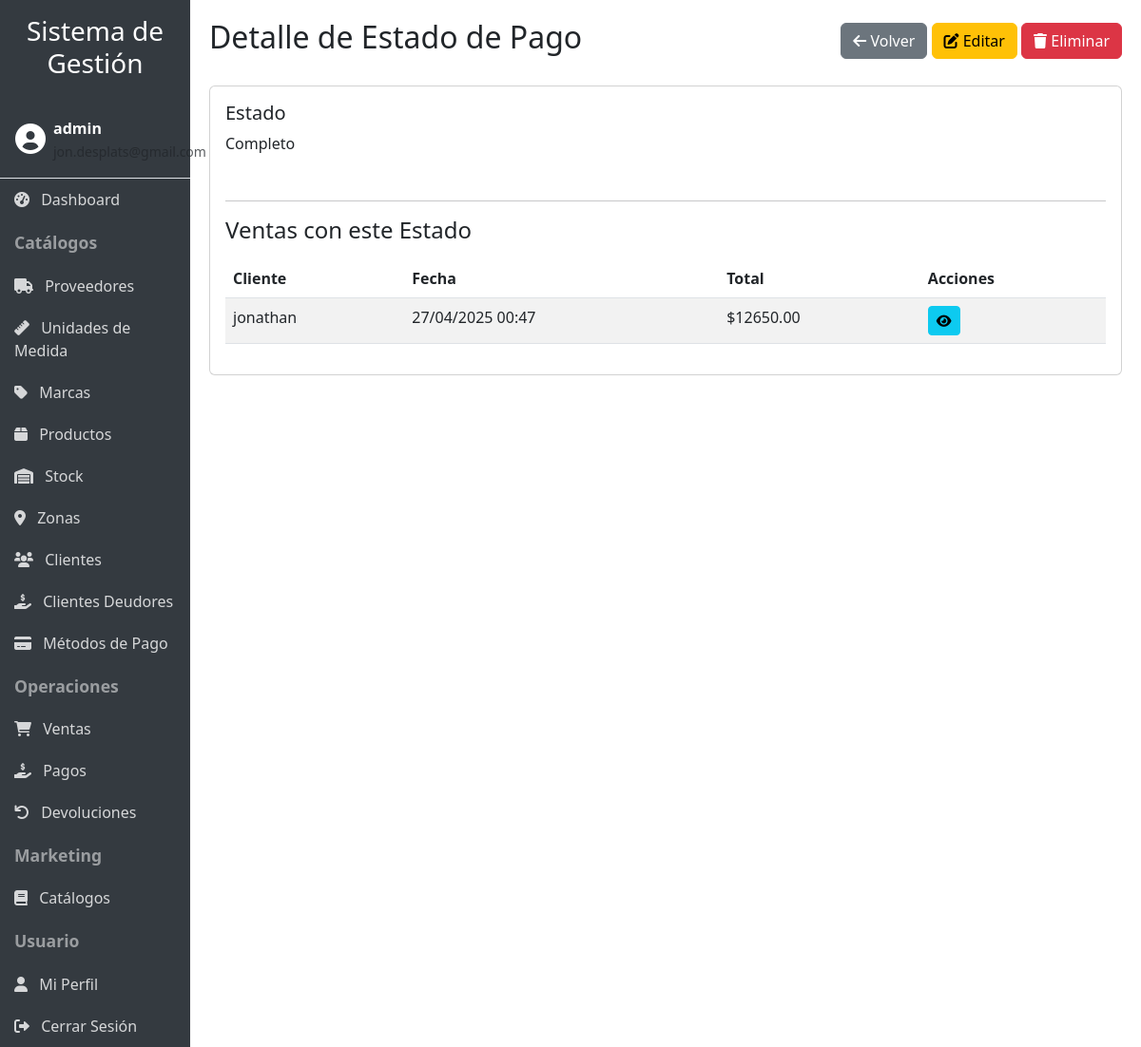
Page /estados-pago/4/ (signed in) on the committed database.
### productos/models.py (models this page shows, shortened)
class EstadoPago(models.Model):
    estado = models.CharField(max_length=20)
    usuario = models.ForeignKey(User, on_delete=models.CASCADE, null=True, blank=True)
    class Meta:
        unique_together = ('estado', 'usuario')

class Venta(models.Model):
    cliente = models.ForeignKey(Cliente, on_delete=models.CASCADE)
    fecha = models.DateTimeField(auto_now_add=True)
    total = models.DecimalField(max_digits=10, decimal_places=2)
    estado_pago = models.ForeignKey(EstadoPago, on_delete=models.CASCADE)
    usuario = models.ForeignKey(User, on_delete=models.CASCADE, null=True, blank=True)
    monto_pagado = models.DecimalField(max_digits=10, decimal_places=2, default=0)
    saldo_pendiente = models.DecimalField(max_digits=10, decimal_places=2, default=0)
    def get_absolute_url(self):
        return reverse('productos:venta_detail', args=[str(self.id)])

class Cliente(models.Model):
    nombre = models.CharField(max_length=100)
    direccion = models.CharField(max_length=100)
    telefono = models.CharField(max_length=20, blank=True, null=True)
    email = models.EmailField(max_length=100, blank=True, null=True)
    zona = models.ForeignKey(Zona, on_delete=models.SET_NULL, null=True, blank=True)
    usuario = models.ForeignKey(User, on_delete=models.CASCADE, null=True, blank=True)
    def __str__(self) -> str:
        return self.nombre

### productos/user_views.py (the view)
# urls.py: path('estados-pago/<int:pk>/', user_views.UserEstadoPagoDetailView.as_view(), name='estadopago_detail'),
class UserEstadoPagoDetailView(UserDataMixin, EstadoPagoDetailView):
    pass

### productos/mixins.py (called while the page is built)
    def get_queryset(self):
        queryset = super().get_queryset()
        user = self.request.user
        if user.is_staff or user.is_superuser:
            return queryset
        if hasattr(queryset.model, 'usuario'):
            return queryset.filter(usuario=user)
        return queryset

### productos/templates/productos/estadopago_detail.html (shortened to what this page needs)
{% extends 'productos/base.html' %}
{% load productos_filters %}
{% block header %}Detalle de Estado de Pago{% endblock %}
{% block header_buttons %}
<a href="{% url 'productos:estadopago_list' %}" class="btn btn-secondary">
    <i class="fas fa-arrow-left"></i> Volver
</a>
<a href="{% url 'productos:estadopago_update' estadopago.pk %}" class="btn btn-warning">
    <i class="fas fa-edit"></i> Editar
</a>
<a href="{% url 'productos:estadopago_delete' estadopago.pk %}" class="btn btn-danger">
    <i class="fas fa-trash"></i> Eliminar
</a>
{% endblock %}
{% block content %}
<div class="card">
    <div class="card-body">
        <div class="row">
            <div class="col-md-6 mb-3">
                <h5>Estado</h5>
                <p>{{ estadopago.estado }}</p>
            </div>
        </div>
        <hr>
        <h4>Ventas con este Estado</h4>
        <div class="table-responsive mt-3">
            <table class="table table-striped">
                <thead>
                    <tr>
                        <th>Cliente</th>
                        <th>Fecha</th>
                        <th>Total</th>
                        <th>Acciones</th>
                    </tr>
                </thead>
                <tbody>
                    {% for venta in estadopago.venta_set.all %}
                    <tr>
                        <td>{{ venta.cliente }}</td>
                        <td>{{ venta.fecha|date:"d/m/Y H:i" }}</td>
                        <td>${{ venta.total }}</td>
                        <td>
                            <a href="{{ venta.get_absolute_url }}" class="btn btn-sm btn-info">
                                <i class="fas fa-eye"></i>
                            </a>
                        </td>
                    </tr>
                    {% empty %}
                    <tr>
                        <td colspan="4" class="text-center">No hay ventas con este estado de pago.</td>
                    </tr>
                    {% endfor %}
                </tbody>
            </table>
        </div>
    </div>
</div>
{% endblock %}

### productos/templates/productos/base.html (shortened to what this page needs)
<!DOCTYPE html>
<html lang="es">
<head>
    <link href="https://cdn.jsdelivr.net/npm/bootstrap@5.3.0/dist/css/bootstrap.min.css" rel="stylesheet">
    <link rel="stylesheet" href="https://cdnjs.cloudflare.com/ajax/libs/font-awesome/6.0.0/css/all.min.css">
    {% load static %}
    <link rel="stylesheet" href="{% static 'productos/css/responsive.css' %}">
</head>
<body>
    <div class="container-fluid">
        <div class="row">
            <div class="col-lg-2 sidebar p-0" id="sidebar">
                <div class="p-3 d-lg-block d-none">
                    <h3 class="text-center">Sistema de Gestión</h3>
                </div>
                {% if user.is_authenticated %}
                <div class="user-info p-3 border-bottom">
                    <div class="d-flex align-items-center">
                        <div class="me-2">
                            <i class="fas fa-user-circle fa-2x"></i>
                        </div>
                        <div>
                            <div class="fw-bold">{{ user.username }}</div>
                            <small class="text-muted">{{ user.email }}</small>
                        </div>
                    </div>
                </div>
                {% endif %}
                {% if user.is_authenticated %}
                <a href="{% url 'productos:dashboard' %}" class="nav-link"><i class="fas fa-tachometer-alt me-2"></i> Dashboard</a>
                <div class="nav-header">Catálogos</div>
                <a href="{% url 'productos:proveedor_list' %}" class="nav-link"><i class="fas fa-truck me-2"></i> Proveedores</a>
                <a href="{% url 'productos:unidadmedida_list' %}" class="nav-link"><i class="fas fa-ruler me-2"></i> Unidades de Medida</a>
                <a href="{% url 'productos:marca_list' %}" class="nav-link"><i class="fas fa-tag me-2"></i> Marcas</a>
                <a href="{% url 'productos:producto_list' %}" class="nav-link"><i class="fas fa-box me-2"></i> Productos</a>
                <a href="{% url 'productos:stock_list' %}" class="nav-link"><i class="fas fa-warehouse me-2"></i> Stock</a>
                <a href="{% url 'productos:zona_list' %}" class="nav-link"><i class="fas fa-map-marker-alt me-2"></i> Zonas</a>
                <a href="{% url 'productos:cliente_list' %}" class="nav-link"><i class="fas fa-users me-2"></i> Clientes</a>
                <a href="{% url 'productos:clientes_deudores' %}" class="nav-link"><i class="fas fa-hand-holding-usd me-2"></i> Clientes Deudores</a>
                <a href="{% url 'productos:metodopago_list' %}" class="nav-link"><i class="fas fa-credit-card me-2"></i> Métodos de Pago</a>
                <div class="nav-header">Operaciones</div>
                <a href="{% url 'productos:venta_list' %}" class="nav-link"><i class="fas fa-shopping-cart me-2"></i> Ventas</a>
                <a href="{% url 'productos:pago_list' %}" class="nav-link"><i class="fas fa-hand-holding-usd me-2"></i> Pagos</a>
                <a href="{% url 'productos:devolucion_list' %}" class="nav-link"><i class="fas fa-undo me-2"></i> Devoluciones</a>
                <div class="nav-header">Marketing</div>
                <a href="{% url 'productos:catalogo_list' %}" class="nav-link"><i class="fas fa-book me-2"></i> Catálogos</a>
                <div class="nav-header">Usuario</div>
                <a href="{% url 'productos:profile' %}" class="nav-link"><i class="fas fa-user me-2"></i> Mi Perfil</a>
                <a href="{% url 'productos:logout' %}" class="nav-link"><i class="fas fa-sign-out-alt me-2"></i> Cerrar Sesión</a>
                {% else %}
                <div class="nav-header">Acceso</div>
                <a href="{% url 'productos:login' %}" class="nav-link"><i class="fas fa-sign-in-alt me-2"></i> Iniciar Sesión</a>
                <a href="{% url 'productos:register' %}" class="nav-link"><i class="fas fa-user-plus me-2"></i> Registrarse</a>
                {% endif %}
            </div>
            <div class="col-lg-10 content content-wrapper">
                <div class="d-flex justify-content-between align-items-center mb-4">
                    <h2>{% block header %}{% endblock %}</h2>
                    <div>
                        {% block header_buttons %}{% endblock %}
                    </div>
                </div>
                {% block content %}{% endblock %}
            </div>
        </div>
    </div>
</body>
</html>

### productos/static/productos/css/responsive.css (style rules this page uses)
body { font-size: 16px; }
.table-responsive { overflow-x: auto; -webkit-overflow-scrolling: touch; }

### productos/templates/productos/base.html (style rules this page uses)
body { overflow-x: hidden; }
.sidebar { min-height: 100vh; background-color: #343a40; color: white; transition: all 0.3s; }
.sidebar a { color: rgba(255, 255, 255, 0.8); text-decoration: none; display: block; padding: 10px 15px; }
.sidebar .nav-header { font-weight: bold; padding: 10px 15px; font-size: 1.1em; color: rgba(255, 255, 255, 0.5); }
.content { padding: 20px; }
.table-responsive { overflow-x: auto; }

### rows in the picture
EstadoPago: estado "Completo"
Venta: cliente "jonathan", fecha "27/04/2025 00:47", total "12650.00"

### other values in the picture
{{ user.username }} "admin"
{{ user.email }} "jon.desplats@gmail.com"
